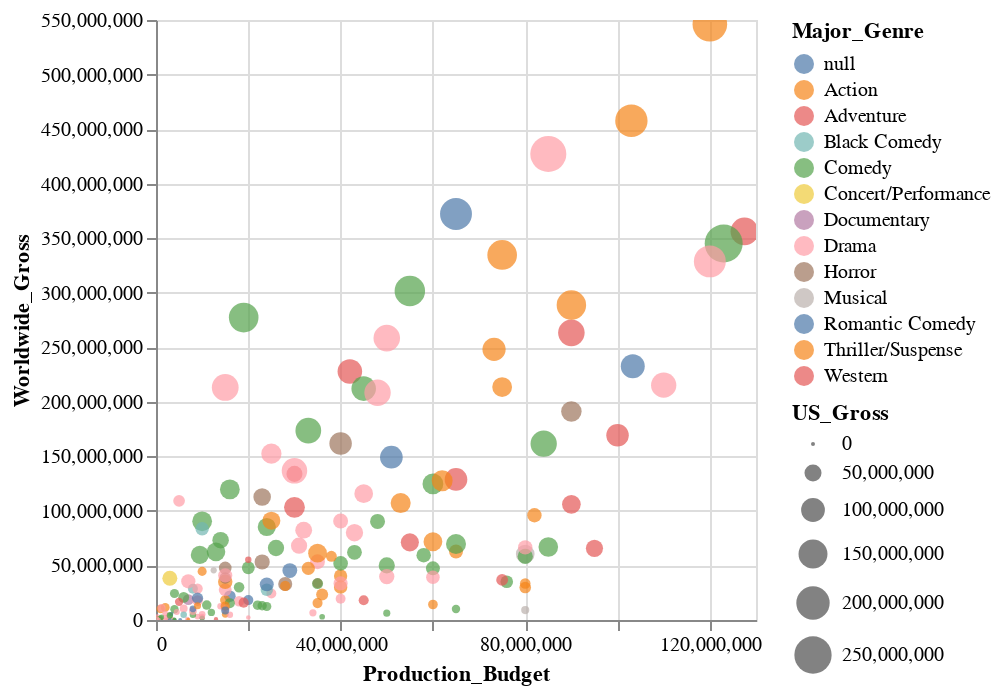

Here is the notebook cell this chart was saved with:
### Code cell
alt.Chart(movies_2000).mark_point(filled=True).encode(
    alt.X('Production_Budget'),
    alt.Y('Worldwide_Gross'),
    alt.Size('US_Gross'),
    alt.Color('Major_Genre'),
    alt.OpacityValue(0.7),
    tooltip = [alt.Tooltip('Title'),
               alt.Tooltip('Production_Budget'),
               alt.Tooltip('Worldwide_Gross'),
               alt.Tooltip('US_Gross')
              ]
).interactive()

### Figure 1 — Vega-Lite specification as saved in the notebook (floating-point values rounded to 4 significant figures; data arrays with more than 128 entries replaced by an {"elided": "..."} marker saying what was removed)
{"config": {"view": {"continuousWidth": 300, "continuousHeight": 300}}, "data": {"name": "data-efe706600c579bbdb20969a0ae7de17a"}, "mark": {"type": "point", "filled": true}, "encoding": {"color": {"field": "Major_Genre", "type": "nominal"}, "opacity": {"value": 0.7}, "size": {"field": "US_Gross", "type": "quantitative"}, "tooltip": [{"field": "Title", "type": "nominal"}, {"field": "Production_Budget", "type": "quantitative"}, {"field": "Worldwide_Gross", "type": "quantitative"}, {"field": "US_Gross", "type": "quantitative"}], "x": {"field": "Production_Budget", "type": "quantitative"}, "y": {"field": "Worldwide_Gross", "type": "quantitative"}}, "params": [{"name": "param_1", "select": {"type": "interval", "encodings": ["x", "y"]}, "bind": "scales"}], "$schema": "https://vega.github.io/schema/vega-lite/v5.20.1.json", "datasets": {"data-efe706600c579bbdb20969a0ae7de17a": {"elided": "188 records"}}}
